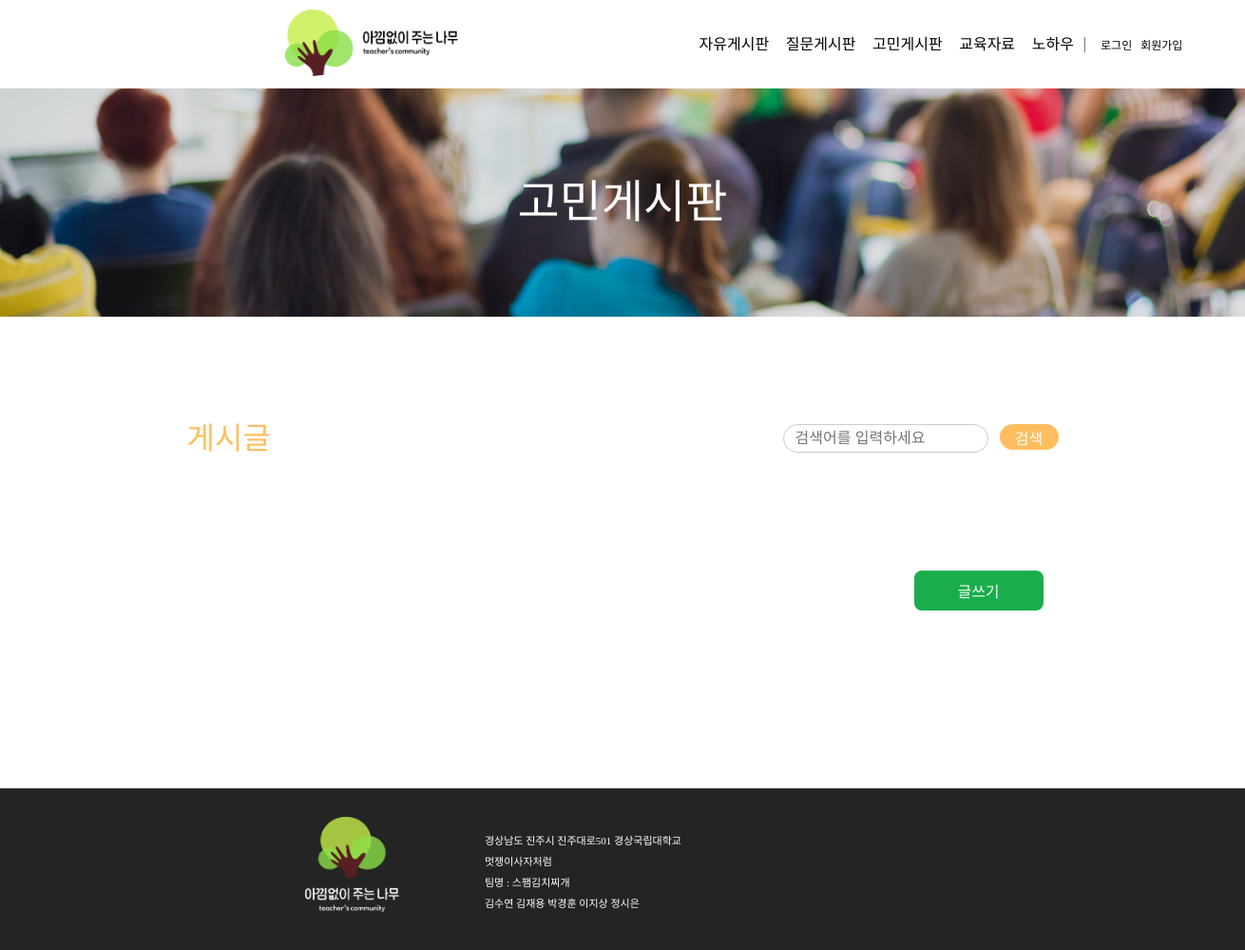
The page /concern_board/ on the database as committed earlier.
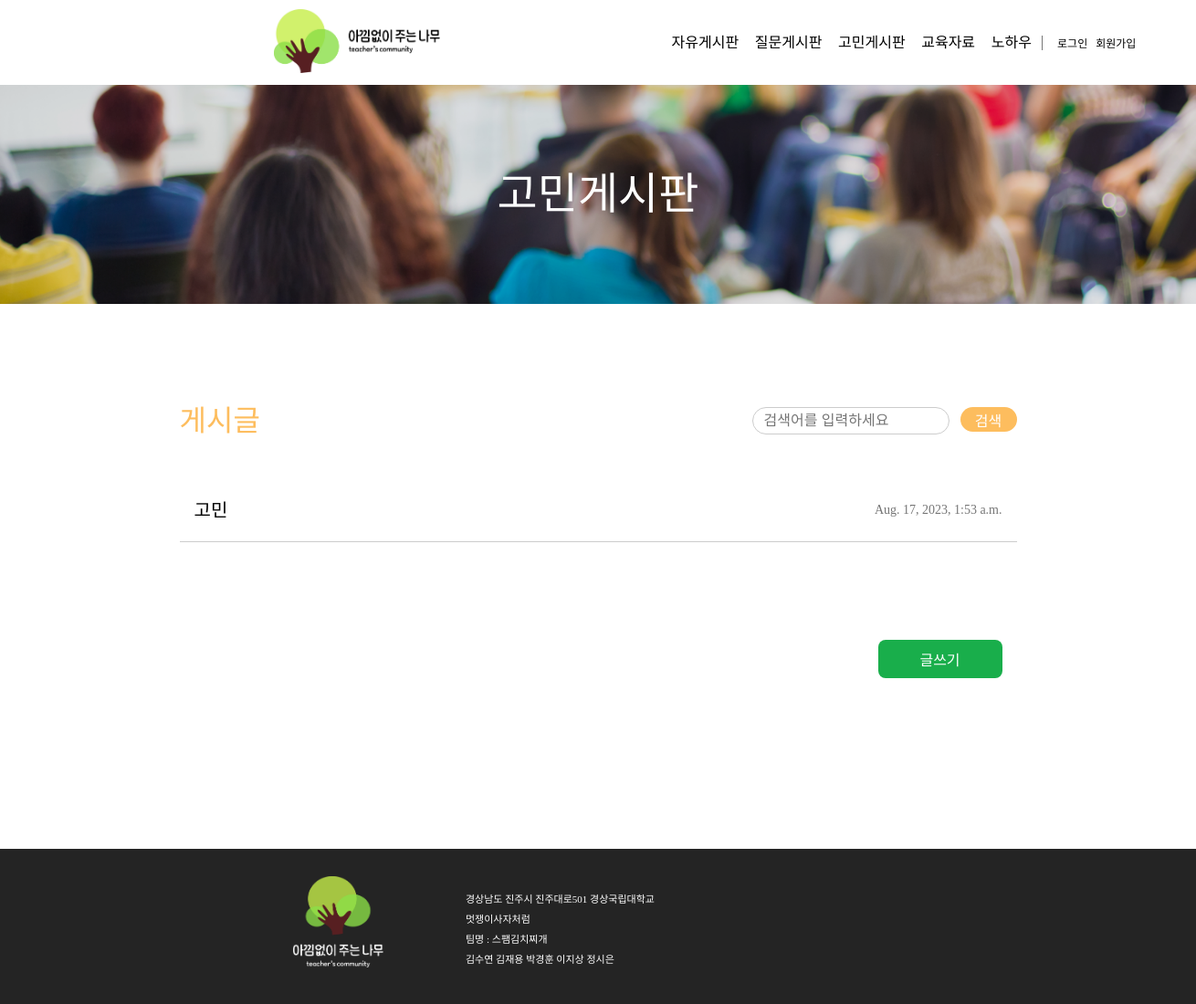
The same page on the database as committed later.
### teacher_community/models.py (models this page shows, shortened)
class Post(models.Model):
    author = models.ForeignKey(Teacher, related_name='post_author', on_delete=models.CASCADE)
    title = models.CharField(max_length=255)
    content = models.TextField()
    created_at = models.DateTimeField(auto_now_add=True)
    updated_at = models.DateTimeField(auto_now=True)
    views = models.PositiveIntegerField(default=0)  # 조회수 필드 추가
    category = models.CharField(max_length=10)
    file = models.FileField(upload_to='post_files/', blank=True, null=True)  # 파일 첨부 필드
    class Meta:
        ordering = ['-created_at']  # 최신 글이 먼저 오도록 정렬

### teacher_community/views.py (the view)
# urls.py: path('concern_board/', views.concern_board, name='concern_board'),
def concern_board(request):
    posts = Post.objects.filter(category='concern')
    return render(request, 'concern_board.html', {'posts': posts})

### templates/concern_board.html (shortened to what this page needs)
{% extends 'nav_footer.html' %}
{% load static %}
{% block content %}
<!DOCTYPE html>
<html lang="ko">
<head>
  <link rel="stylesheet" href="{% static 'css/concern_board.css' %}?after">
</head>
<body>
  <div class="wrapper">
    <div class="backgroundTitle"><span>고민게시판</span></div>
    <div class="main">
      <div class="upMain">
        <div class="postName">게시글</div>
        <div class="search">
          <form action="{% url 'concern_search' %}" method="GET">
            <div class="searchwrapper">
              <div class="searchBox">
                <input type="text" class="textBox" name="q" placeholder="검색어를 입력하세요">
              </div>
              <button type="submit" class="searchButton">
                <div class="searchButtonText">검색</div>
              </button>
            </div>
          </form>
        </div>
      </div>
      <div class="midMain">
        {% for post in posts %}
          <a href="{% url 'detail' post.id %}" class="post">
            <div class="postTitle">{{ post.title }}</div>
            <div class="postTime">{{ post.created_at }}</div>
          </a>
        {% endfor %}
      </div>
      <div class="downMain">
        <div class="writeWrapper">
          <button class="write_btn"><a href= "{% url 'concern_write' %}" >글쓰기</a></button>
        </div>
      </div>
    </div>
  </div>
</body>
</html>
{% endblock %}

Rows that differ between the two databases and show on the page:
added Post: title "고민", created_at "Aug. 17, 2023, 1:53 a.m."
